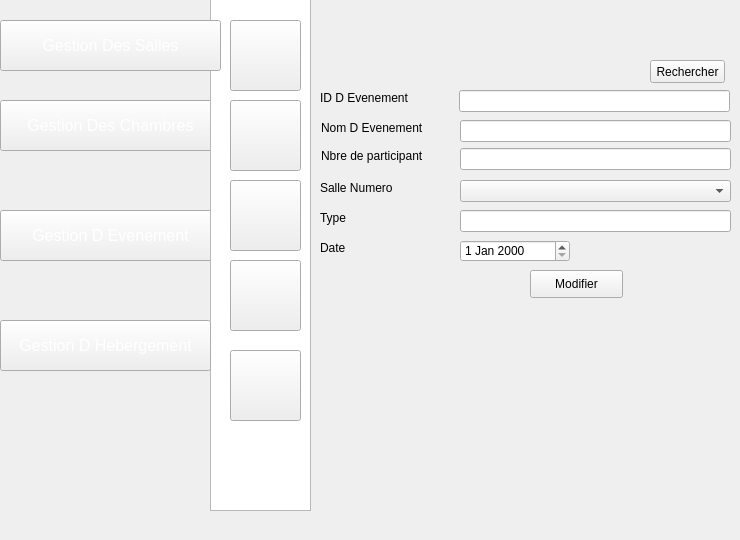
    <widget class="QWidget" name="page_14">
     <widget class="QPushButton" name="pushButton_151">
      <property name="geometry">
       <rect>
        <x>0</x>
        <y>210</y>
        <width>221</width>
        <height>51</height>
       </rect>
      </property>
      <property name="font">
       <font>
        <pointsize>12</pointsize>
       </font>
      </property>
      <property name="styleSheet">
       <string notr="true">color: rgb(255, 255, 255);
background-image: url(:/img/selected2.png);</string>
      </property>
      <property name="text">
       <string>Gestion D Evenement</string>
      </property>
     </widget>
     <widget class="QPushButton" name="pushButton_152">
      <property name="geometry">
       <rect>
        <x>220</x>
        <y>260</y>
        <width>71</width>
        <height>71</height>
       </rect>
      </property>
      <property name="styleSheet">
       <string notr="true">image: url(:/img/icon-afficher2.png);</string>
      </property>
      <property name="text">
       <string/>
      </property>
     </widget>
     <widget class="QLabel" name="label_45">
      <property name="geometry">
       <rect>
        <x>321</x>
        <y>148</y>
        <width>111</width>
        <height>16</height>
       </rect>
      </property>
      <property name="styleSheet">
       <string notr="true">background-image: url(:/img/backback.png);
</string>
      </property>
      <property name="text">
       <string>Nbre de participant</string>
      </property>
     </widget>
     <widget class="QPushButton" name="pushButton_153">
      <property name="geometry">
       <rect>
        <x>0</x>
        <y>100</y>
        <width>221</width>
        <height>51</height>
       </rect>
      </property>
      <property name="font">
       <font>
        <pointsize>12</pointsize>
       </font>
      </property>
      <property name="styleSheet">
       <string notr="true">color: rgb(255, 255, 255);
</string>
      </property>
      <property name="text">
       <string>Gestion Des Chambres</string>
      </property>
     </widget>
     <widget class="QLineEdit" name="NOM_EVENETT">
      <property name="geometry">
       <rect>
        <x>460</x>
        <y>120</y>
        <width>271</width>
        <height>22</height>
       </rect>
      </property>
      <property name="styleSheet">
       <string notr="true">background-image: url(:/img/backback.png);
</string>
      </property>
     </widget>
     <widget class="QLineEdit" name="NBRE_PARTII_2">
      <property name="geometry">
       <rect>
        <x>460</x>
        <y>148</y>
        <width>271</width>
        <height>22</height>
       </rect>
      </property>
      <property name="styleSheet">
       <string notr="true">background-image: url(:/img/backback.png);
</string>
      </property>
     </widget>
     <widget class="QLabel" name="label_46">
      <property name="geometry">
       <rect>
        <x>321</x>
        <y>120</y>
        <width>121</width>
        <height>16</height>
       </rect>
      </property>
      <property name="styleSheet">
       <string notr="true">background-image: url(:/img/backback.png);
</string>
      </property>
      <property name="text">
       <string>Nom D Evenement</string>
      </property>
     </widget>
     <widget class="QPushButton" name="pushButton_154">
      <property name="geometry">
       <rect>
        <x>220</x>
        <y>350</y>
        <width>71</width>
        <height>71</height>
       </rect>
      </property>
      <property name="styleSheet">
       <string notr="true">image: url(:/img/8774.png);
image: url(:/img/8774.png);
image: url(:/img/8774.png);</string>
      </property>
      <property name="text">
       <string/>
      </property>
     </widget>
     <widget class="QLineEdit" name="idd">
      <property name="geometry">
       <rect>
        <x>459</x>
        <y>90</y>
        <width>271</width>
        <height>22</height>
       </rect>
      </property>
      <property name="styleSheet">
       <string notr="true">background-image: url(:/img/backback.png);
</string>
      </property>
      <property name="text">
       <string/>
      </property>
     </widget>
     <widget class="QLabel" name="label_48">
      <property name="geometry">
       <rect>
        <x>320</x>
        <y>90</y>
        <width>121</width>
        <height>16</height>
       </rect>
      </property>
      <property name="styleSheet">
       <string notr="true">background-image: url(:/img/backback.png);
</string>
      </property>
      <property name="text">
       <string>ID D Evenement</string>
      </property>
     </widget>
     <widget class="QPushButton" name="pushButton_155">
      <property name="geometry">
       <rect>
        <x>220</x>
        <y>20</y>
        <width>71</width>
        <height>71</height>
       </rect>
      </property>
      <property name="styleSheet">
       <string notr="true">

image: url(:/img/icon-ajout2.png);</string>
      </property>
      <property name="text">
       <string/>
      </property>
     </widget>
     <widget class="QPushButton" name="pushButton_156">
      <property name="geometry">
       <rect>
        <x>220</x>
        <y>100</y>
        <width>71</width>
        <height>71</height>
       </rect>
      </property>
      <property name="styleSheet">
       <string notr="true">image: url(:/img/icon-modif2 (1).png);</string>
      </property>
      <property name="text">
       <string/>
      </property>
     </widget>
     <widget class="QPushButton" name="pushButton_157">
      <property name="geometry">
       <rect>
        <x>220</x>
        <y>180</y>
        <width>71</width>
        <height>71</height>
       </rect>
      </property>
      <property name="styleSheet">
       <string notr="true">image: url(:/img/icon-supp2 (1).png);</string>
      </property>
      <property name="text">
       <string/>
      </property>
     </widget>
     <widget class="QListView" name="listView_15">
      <property name="geometry">
       <rect>
        <x>210</x>
        <y>-20</y>
        <width>101</width>
        <height>531</height>
       </rect>
      </property>
      <property name="styleSheet">
       <string notr="true">

background-image: url(:/img/selected.png);</string>
      </property>
     </widget>
     <widget class="QPushButton" name="pushButton_158">
      <property name="geometry">
       <rect>
        <x>0</x>
        <y>320</y>
        <width>211</width>
        <height>51</height>
       </rect>
      </property>
      <property name="font">
       <font>
        <pointsize>12</pointsize>
       </font>
      </property>
      <property name="styleSheet">
       <string notr="true">color: rgb(255, 255, 255);</string>
      </property>
      <property name="text">
       <string>Gestion D Hebergement</string>
      </property>
     </widget>
     <widget class="QPushButton" name="pb_ajouter_6">
      <property name="geometry">
       <rect>
        <x>530</x>
        <y>270</y>
        <width>93</width>
        <height>28</height>
       </rect>
      </property>
      <property name="styleSheet">
       <string notr="true">;
background-image: url(:/img/back.png);</string>
      </property>
      <property name="text">
       <string>Modifier</string>
      </property>
     </widget>
     <widget class="QPushButton" name="pushButton_159">
      <property name="geometry">
       <rect>
        <x>230</x>
        <y>20</y>
        <width>71</width>
        <height>71</height>
       </rect>
      </property>
      <property name="styleSheet">
       <string notr="true">

image: url(:/img/icon-ajout2.png);</string>
      </property>
      <property name="text">
       <string/>
      </property>
     </widget>
     <widget class="QPushButton" name="pushButton_160">
      <property name="geometry">
       <rect>
        <x>230</x>
        <y>260</y>
        <width>71</width>
        <height>71</height>
       </rect>
      </property>
      <property name="styleSheet">
       <string notr="true">image: url(:/img/icon-afficher2.png);</string>
      </property>
      <property name="text">
       <string/>
      </property>
     </widget>
     <widget class="QPushButton" name="pushButton_161">
      <property name="geometry">
       <rect>
        <x>230</x>
        <y>350</y>
        <width>71</width>
        <height>71</height>
       </rect>
      </property>
      <property name="styleSheet">
       <string notr="true">image: url(:/img/8774.png);
image: url(:/img/8774.png);
image: url(:/img/8774.png);</string>
      </property>
      <property name="text">
       <string/>
      </property>
     </widget>
     <widget class="QPushButton" name="pushButton_162">
      <property name="geometry">
       <rect>
        <x>230</x>
        <y>180</y>
        <width>71</width>
        <height>71</height>
       </rect>
      </property>
      <property name="styleSheet">
       <string notr="true">image: url(:/img/icon-supp2 (1).png);</string>
      </property>
      <property name="text">
       <string/>
      </property>
     </widget>
     <widget class="QPushButton" name="pushButton_163">
      <property name="geometry">
       <rect>
        <x>230</x>
        <y>100</y>
        <width>71</width>
        <height>71</height>
       </rect>
      </property>
      <property name="styleSheet">
       <string notr="true">image: url(:/img/icon-modif2 (1).png);</string>
      </property>
      <property name="text">
       <string/>
      </property>
     </widget>
     <widget class="QPushButton" name="pushButton_164">
      <property name="geometry">
       <rect>
        <x>650</x>
        <y>60</y>
        <width>75</width>
        <height>23</height>
       </rect>
      </property>
      <property name="styleSheet">
       <string notr="true">background-image: url(:/new/prefix1/img/backback.png);</string>
      </property>
      <property name="text">
       <string>Rechercher</string>
      </property>
     </widget>
     <widget class="QLabel" name="label_52">
      <property name="geometry">
       <rect>
        <x>320</x>
        <y>240</y>
        <width>32</width>
        <height>16</height>
       </rect>
      </property>
      <property name="styleSheet">
       <string notr="true">background-image: url(:/img/backback.png);

</string>
      </property>
      <property name="text">
       <string>Date</string>
      </property>
     </widget>
     <widget class="QLabel" name="label_47">
      <property name="geometry">
       <rect>
        <x>320</x>
        <y>180</y>
        <width>111</width>
        <height>16</height>
       </rect>
      </property>
      <property name="styleSheet">
       <string notr="true">background-image: url(:/img/backback.png);

</string>
      </property>
      <property name="text">
       <string>Salle Numero</string>
      </property>
     </widget>
     <widget class="QLineEdit" name="TYPE_4">
      <property name="geometry">
       <rect>
        <x>460</x>
        <y>210</y>
        <width>271</width>
        <height>22</height>
       </rect>
      </property>
      <property name="styleSheet">
       <string notr="true">background-image: url(:/img/backback.png);
</string>
      </property>
     </widget>
     <widget class="QLabel" name="label_53">
      <property name="geometry">
       <rect>
        <x>320</x>
        <y>210</y>
        <width>101</width>
        <height>16</height>
       </rect>
      </property>
      <property name="styleSheet">
       <string notr="true">background-image: url(:/img/backback.png);

</string>
      </property>
      <property name="text">
       <string>Type</string>
      </property>
     </widget>
     <widget class="QDateEdit" name="DATE_EVENTT">
      <property name="geometry">
       <rect>
        <x>460</x>
        <y>240</y>
        <width>110</width>
        <height>22</height>
       </rect>
      </property>
     </widget>
     <widget class="QPushButton" name="pushButton_448">
      <property name="geometry">
       <rect>
        <x>0</x>
        <y>20</y>
        <width>221</width>
        <height>51</height>
       </rect>
      </property>
      <property name="font">
       <font>
        <pointsize>12</pointsize>
       </font>
      </property>
      <property name="styleSheet">
       <string notr="true">color: rgb(255, 255, 255);
</string>
      </property>
      <property name="text">
       <string>Gestion Des Salles</string>
      </property>
     </widget>
     <widget class="QComboBox" name="comboBox_17">
      <property name="geometry">
       <rect>
        <x>460</x>
        <y>180</y>
        <width>271</width>
        <height>22</height>
       </rect>
      </property>
     </widget>
    </widget>
